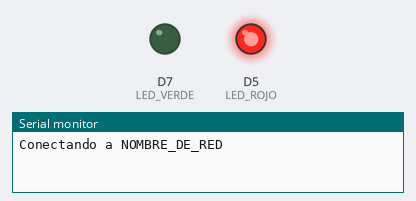
The sketch below on a simulated ESP8266 (NodeMCU). On the bench: output pins drawn as LEDs (lit = HIGH), the last lines printed to the serial monitor. WiFi joins after 1.5 s; servers stay silent unless stated.

Above: at 0.1 s.
At 1.6 s:
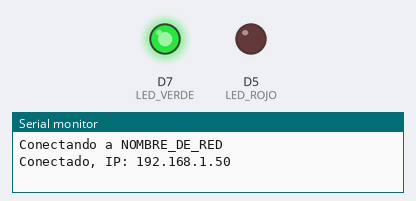
Timing chart, 0 to 3.1 s (numbered marks = the images above):
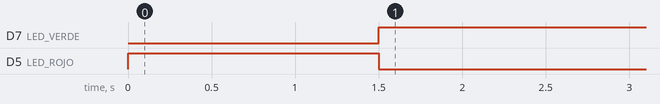

The sketch:

esp8266_nodemcu.ino
```cpp
// Referencia portada a NodeMCU (ESP8266): rojo sin Wi-Fi, verde con Wi-Fi.
// Misma logica que ../referencia_arduino. Placa en Arduino IDE: "NodeMCU 1.0 (ESP-12E Module)".
#include <ESP8266WiFi.h>

// Copia wifi_secrets.example.h a wifi_secrets.h (esta ignorado por git) y edita tu red (2,4 GHz).
#include "wifi_secrets.h"

// NodeMCU: D5 = GPIO14, D7 = GPIO13 (evitan los pines de arranque D3, D4 y D8)
const int LED_ROJO = D5;
const int LED_VERDE = D7;

const unsigned long INTERVALO_REINTENTO = 20000;  // begin() no bloquea: damos tiempo a conectar
unsigned long ultimoIntento = 0;
bool estabaConectado = false;

void mostrarConectado(bool conectado) {
  digitalWrite(LED_VERDE, conectado ? HIGH : LOW);
  digitalWrite(LED_ROJO, conectado ? LOW : HIGH);
}

void setup() {
  Serial.begin(115200);
  pinMode(LED_ROJO, OUTPUT);
  pinMode(LED_VERDE, OUTPUT);
  mostrarConectado(false);   // rojo al iniciar

  WiFi.mode(WIFI_STA);
  WiFi.setAutoReconnect(true);
  ultimoIntento = millis() - INTERVALO_REINTENTO;  // primer intento inmediato
}

void loop() {
  if (WiFi.status() == WL_CONNECTED) {
    mostrarConectado(true);    // verde
    if (!estabaConectado) {
      estabaConectado = true;
      Serial.print("Conectado, IP: ");
      Serial.println(WiFi.localIP());
    }
  } else {
    mostrarConectado(false);   // rojo
    estabaConectado = false;

    if (millis() - ultimoIntento >= INTERVALO_REINTENTO) {
      ultimoIntento = millis();
      Serial.print("Conectando a ");
      Serial.println(WIFI_SSID);
      WiFi.begin(WIFI_SSID, WIFI_PASS);
    }
  }
}
```

wifi_secrets.example.h
```cpp
#pragma once

const char* WIFI_SSID = "NOMBRE_DE_RED";
const char* WIFI_PASS = "CONTRASENA_DE_RED";
```

Measured:
- by itself, D7 (LED_VERDE): LOW → HIGH at 1.5 s
- by itself, D5 (LED_ROJO): HIGH → LOW at 1.5 s
